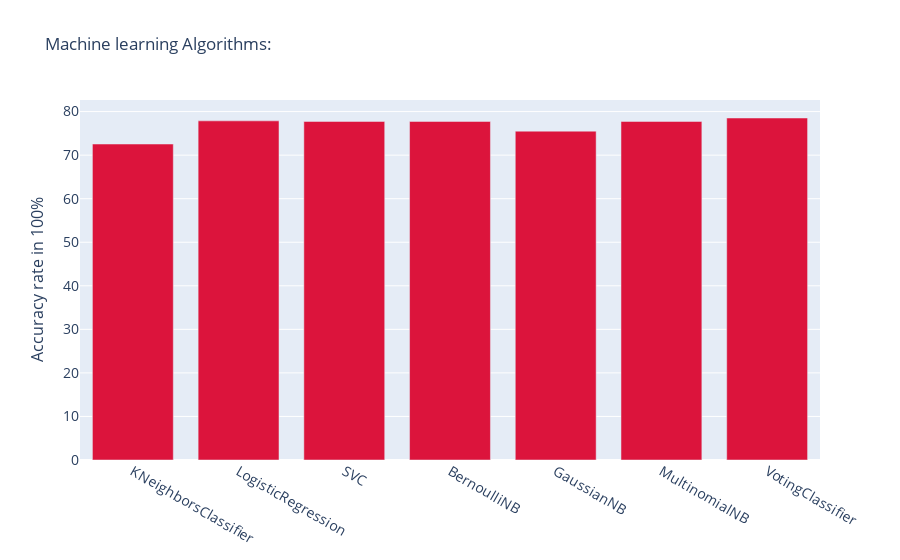

Notebook cell for this chart:
### Code cell
import plotly.graph_objects as go

colors = ['crimson']*10 #crimson
fig = go.Figure(data=[go.Bar(
    x=objects,
    y=accurecy_sc,
    marker_color=colors # marker color can be a single color value or an iterable
)])
fig.update_layout(
    title='Machine learning Algorithms:',
    xaxis_tickfont_size=14,
    yaxis=dict(
        title='Accuracy rate in 100%',
        titlefont_size=16,
        tickfont_size=14,
    ),
    bargap=0.15, # gap between bars of adjacent location coordinates.
    bargroupgap=0.1 # gap between bars of the same location coordinate.
)

### Figure 1 — Plotly figure (JSON) as saved in the notebook; plotly's stock layout.template omitted (floating-point values rounded to 4 significant figures)
{"data": [{"marker": {"color": ["crimson", "crimson", "crimson", "crimson", "crimson", "crimson", "crimson", "crimson", "crimson", "crimson"]}, "type": "bar", "x": ["KNeighborsClassifier", "LogisticRegression", "SVC", "BernoulliNB", "GaussianNB", "MultinomialNB", "VotingClassifier"], "y": [72.55, 77.87, 77.74, 77.74, 75.51, 77.74, 78.53]}], "layout": {"bargap": 0.15, "bargroupgap": 0.1, "title": {"text": "Machine learning Algorithms:"}, "xaxis": {"tickfont": {"size": 14}}, "yaxis": {"tickfont": {"size": 14}, "title": {"font": {"size": 16}, "text": "Accuracy rate in 100%"}}}}
